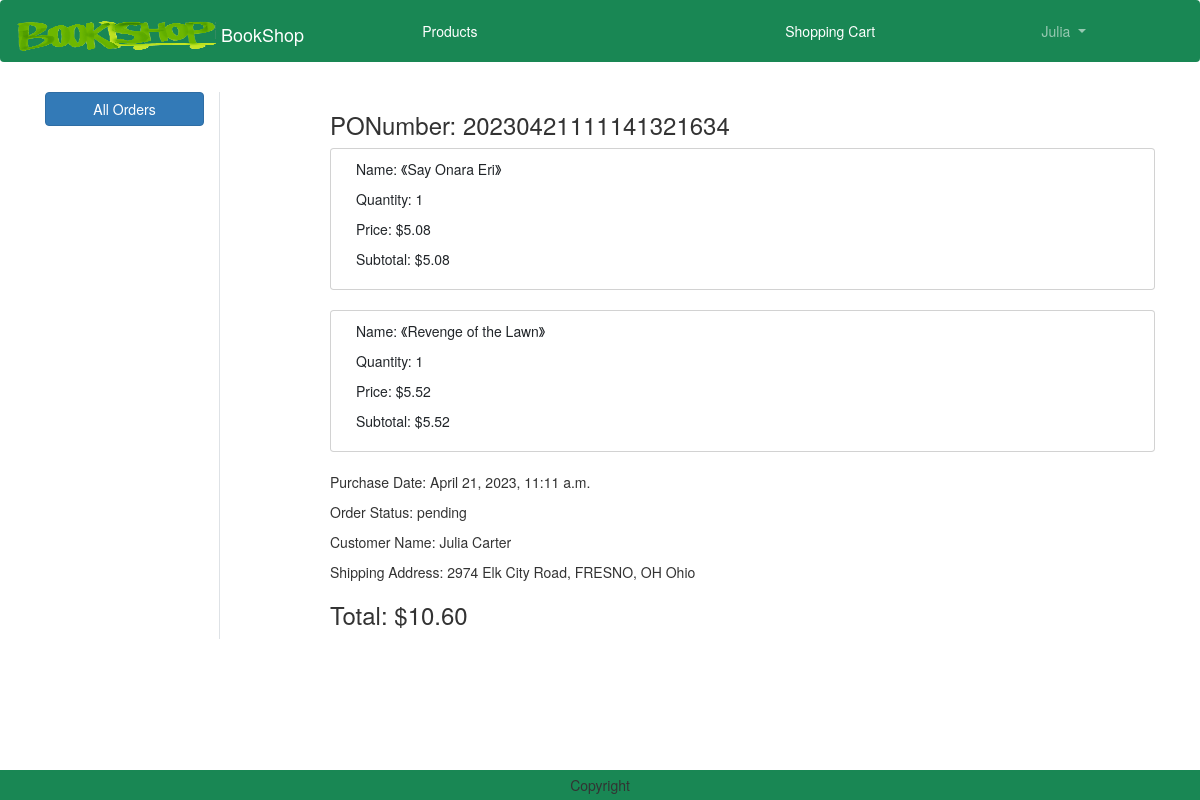
Page /orders/20230421111141321634 (signed in) on the committed database.
### order/models.py (models this page shows)
class Order(models.Model):
    PONumber = models.CharField(max_length=30, primary_key=True)
    purchaseDate = models.DateTimeField(default=datetime.now)
    status = models.CharField(default=ORDER_STATUS_CHOICES[0][0], choices=ORDER_STATUS_CHOICES, max_length=20)
    user = models.ForeignKey(User,on_delete=models.CASCADE)
    shipmentDate = models.DateTimeField(null=True)
    cancelDate = models.DateTimeField(null=True)
    vendor = models.ForeignKey('vendors.Vendor',on_delete=models.CASCADE, default=4)
    customer = models.ForeignKey('customers.Customer',on_delete=models.CASCADE)

class OrderItem(models.Model):
    product = models.ForeignKey('products.Product', on_delete=models.CASCADE)
    order = models.ForeignKey('order.Order', on_delete=models.CASCADE,)
    price = models.DecimalField(default=0, max_digits=7, decimal_places=2)
    myRate = models.FloatField(null=True)
    myComment = models.CharField(max_length=1000, null=True)
    commentAgain = models.CharField(max_length=1000, null=True)
    RRDate = models.DateTimeField(null=True)
    CanRRAgain = models.BooleanField(default=False)
    class Meta:
        unique_together = ("product","order")

### products/models.py (models this page shows, shortened)
class Product(models.Model):
    productName = models.CharField(max_length=100)
    price = models.DecimalField(default=0, max_digits=7, decimal_places=2)
    ISBN = models.CharField(max_length=17)
    author = models.CharField(max_length=100)
    publisher = models.CharField(max_length=100)
    introduction = models.TextField(max_length=1000)
    image = models.ImageField(upload_to='product')
    category = models.ForeignKey('Category', related_name="products", on_delete=models.CASCADE,)
    avgRating = models.FloatField(default=0)
    class Meta:
        indexes = [models.Index(fields=['productName', 'id']),]

### customers/models.py (models this page shows, shortened)
class Customer(models.Model):
    user = models.OneToOneField(User, on_delete=models.CASCADE, blank=True, primary_key=True)
    fullName = models.CharField(max_length=60)
    phoneNum = models.CharField(max_length=11)
    address = models.CharField(max_length=150)

### order/views.py (the view, shortened to what this page needs)
# urls.py: path('orders/<str:PONumber>',views.OrderDetailView.as_view(), name='order_detail'),
class OrderDetailView(View):
    def get(self, request, PONumber):
        filter = request.GET.get('filter')
        if filter == 'allVendor':
            orders = Order.objects.all().order_by('-purchaseDate')
        else:
            filter == 'all'
            orders = Order.objects.filter(user=request.user).order_by('-purchaseDate')
        order = Order.objects.get(PONumber=PONumber)
        orderitems = OrderItem.objects.filter(order=order)
        total = 0
        for oi in orderitems:
            value = oi.price
            total = total + value
        customer = Customer.objects.filter(user=request.user)
        context = {
            'order': order,
            'orderitems': orderitems,
            'total':total,
            'customer': customer,
        }
        return render(request, 'order_detail.html', context)

### templates/order_detail.html (shortened to what this page needs)
{% extends 'base.html' %}
{% load static %}
{% block main-content %}
<div class="container my-5">
    <div class="row">
        <div class="col-sm-2 border-end">
            <ul class="list-unstyled">
                {% for group in request.user.groups.all %}
                    {% if group.name == 'Customer' %}
                        <li class="d-grid"><a href="{% url 'order:orders' %}?filter=all" class="btn btn-primary" {% if filter == 'all' %}class="active"{% endif %}>All Orders</a></li>
                    {% elif group.name == 'Vendor' %}
                        <li class="d-grid"><a href="{% url 'order:orders' %}?filter=allVendor" class="btn btn-primary" {% if filter == 'allVendor' %}class="active"{% endif %}>All Orders</a></li>
                    {% endif %}
                {% endfor %}
            </ul>
        </div>
        <div class="col-sm-9 offset-sm-1">
            <h3>PONumber: {{order.PONumber}}</h3>
            {% for item in orderitems %}
                <div class="card">
                    <div class="card-body">
                        <div class="col-sm-7">
                            <p>Name: 《{{item.product.productName}}》</p>
                            <p>Quantity: 1 </p>
                            <p>Price: ${{item.price}}</p>
                            <p>Subtotal: ${{item.price}}</p>
                        </div>
                    </div>
                </div>
                <br>
            {% endfor %}
                <div class="col-sm">
                    <p>Purchase Date: {{order.purchaseDate}}</p>
                    <p>Order Status: {{order.status}}</p>
                </div>
                <p>Customer Name: {{order.customer.fullName}}</P>
                <p>Shipping Address: {{order.customer.address}}</p>
            <h3>Total: ${{total}}</h3>
        </div>
    </div>
</div>
{% endblock main-content %}

### templates/base.html (shortened to what this page needs)
<!DOCTYPE html>
{% load static %}
<html lang="en">
<head>
    <link href="https://cdn.jsdelivr.net/npm/bootstrap@5.3.0-alpha1/dist/css/bootstrap.min.css" rel="stylesheet">
    <link href="https://cdn.bootcss.com/bootstrap/3.3.7/css/bootstrap.min.css" rel="stylesheet">
    <link rel="stylesheet" href="{% static 'css/owl.carousel.min.css' %}">
    <link rel="stylesheet" href="{% static 'css/all.min.css' %}">
    <link rel="stylesheet" href="{% static 'css/style.css' %}">
    <link rel="stylesheet" href="https://cdnjs.cloudflare.com/ajax/libs/bootstrap-datetimepicker/4.17.47/css/bootstrap-datetimepicker.css">
</head>
<body>
    <nav class="navbar navbar-expand-lg navbar-dark bg-success nav-fill">
        <div class="container-fluid">
          <a class="navbar-brand" href="{% url 'products:home' %}">
            <img src="{% static "logo.png" %}" alt="BookShop" width="200" height="30" class="d-inline-block align-text-top">
            BookShop
          </a>
          <div class="collapse navbar-collapse" id="navbarSupportedContent">
            <ul class="navbar-nav me-auto mb-2 mb-lg-0" style="width:100%; text-align:center">
              <li class="nav-item" style="display:inline-block">
                <a class="nav-link text-white" href="{% url 'products:products' %}">Products</a>
              </li>
            <li class="nav-item" style="display:inline-block">
            </li>
              {% if user.is_authenticated %}
                  {% for group in request.user.groups.all %}
                    {% if group.name == 'Vendor' %}
                      <li class="nav-item mx-2" style="display:inline-block">
                        <a class="nav-link text-white" href="{% url 'products:productsAdd' %}">Add A New Product</a>
                      </li>
                      <li class="nav-item dropdown mx-2" style="display:inline-block">
                        <a class="nav-link dropdown-toggle" href="#" role="button" data-bs-toggle="dropdown" aria-expanded="false">
                          {{ user.username }}
                        </a>
                        <ul class="dropdown-menu" >
                          <li><a class="dropdown-item" href="{% url 'order:orders' %}?filter=allVendor">Orders</a></li>
                          <li><a class="dropdown-item" href="{% url 'logout' %}">Logout</a></li>
                        </ul>
                      </li>
                    {% elif group.name == 'Customer' %}
                      <li class="nav-item mx-2" style="display:inline-block">
                          <a class="nav-link text-white" href="{% url 'shoppingcart' %}">Shopping Cart</a>
                      </li>
                      <li class="nav-item dropdown mx-2" style="display:inline-block">
                          <a class="nav-link dropdown-toggle" href="#" role="button" data-bs-toggle="dropdown" aria-expanded="false">
                            {{ user.username }}
                          </a>
                      </li>
                    {% endif %}
                  {% endfor %}
              {% endif %}
              </ul>
          </div>
        </div>
      </nav>
      {% block main-content %}{% endblock main-content %}
      <div>
        <div style="height:60px"></div>
        <footer class="container-fluid fixed-bottom bg-success text-center p-2 mt-5">
            Copyright
        </footer>
      </div>
</body>
</html>

### rows in the picture
Order: PONumber "20230421111141321634", purchaseDate "April 21, 2023, 11:11 a.m.", status "pending", customer.fullName "Julia Carter", customer.address "2974 Elk City Road, FRESNO, OH Ohio"
OrderItem: product.productName "Say Onara Eri", price "5.08"
OrderItem: product.productName "Revenge of the Lawn", price "5.52"

### other values in the picture
{{ user.username }} "Julia"
{{ total }} "10.60"
